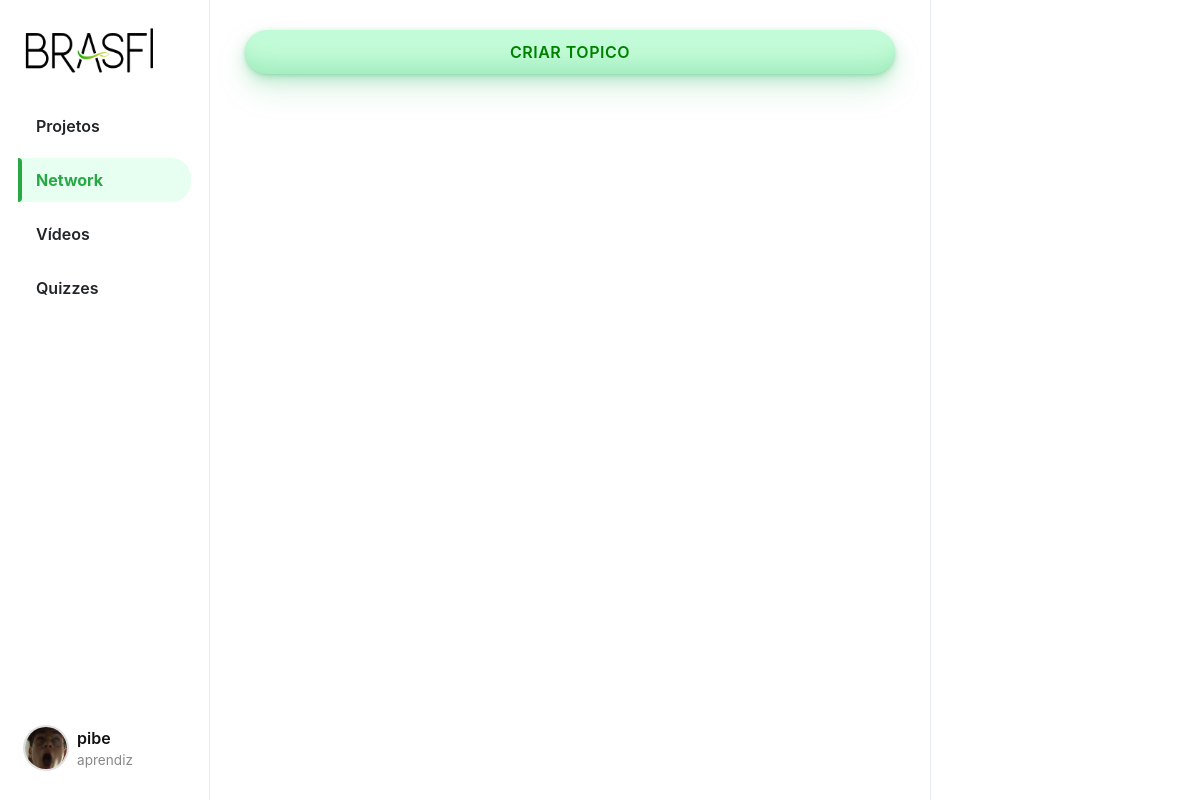
The app's page /networkhub (signed in) with its own data.
### App_BRASFI/models.py (models this page shows, shortened)
class User(AbstractUser):
    TIPO_USUARIO = (
        ('mentor', 'Mentor'),
        ('aprendiz', 'Aprendiz'),
    )
    profilePic = models.ImageField(upload_to='profile_pic/', blank=True, null=True)
    userType = models.CharField(max_length=10, choices=TIPO_USUARIO, default='aprendiz')

### App_BRASFI/views.py (the view)
# urls.py: path('networkhub', views.NetworkHubView, name='networkhub'),
@login_required
def NetworkHubView(request):
    return render(request, "networkhub.html", {
        "page": "networkhub"
    })

### App_BRASFI/templates/networkhub.html (shortened to what this page needs)
{% extends "layout.html" %}
{% load static %}
{% block body %}
    <button id="popup-btn" class="btn new-post-btn" onclick="">Criar Topico</button>
{% endblock %}

### App_BRASFI/templates/layout.html (shortened to what this page needs)
{% load static %}
<!DOCTYPE html>
<html lang="pt-br">
    <head>
        <link rel="stylesheet" href="https://cdnjs.cloudflare.com/ajax/libs/font-awesome/6.5.0/css/all.min.css">
        <link rel="stylesheet" href="https://stackpath.bootstrapcdn.com/bootstrap/4.4.1/css/bootstrap.min.css">
        <link href="{% static 'styles/hub.css' %}" rel="stylesheet">
        <link rel="stylesheet" href="{% static 'styles/likes.css' %}">
    </head>
    <body>
        <div class="body" data-page="{{page}}">
            <div class="sidenav">
                <a href="{% url 'App_BRASFI:projecthub' %}" class="navbar-brand">
                    <img src="{% static 'img/BRASFI_nobg.png' %}" height="50px">
                </a>
                <ul class="sidenav-menu">
                    <li class="nav-item {% if request.path == '/projecthub' %}active{% endif %}">
                        <a href="{% url 'App_BRASFI:projecthub' %}" class="nav-link">
                            <div>Projetos</div>
                        </a>
                    </li>
                    <li class="nav-item {% if request.path == '/networkhub' %}active{% endif %}">
                        <a href="{% url 'App_BRASFI:networkhub' %}" class="nav-link">
                            <div>Network</div>
                        </a>
                    </li>
                    <li class="nav-item {% if request.path == '/videos' %}active{% endif %}">
                        <a href="{% url 'App_BRASFI:videos' %}" class="nav-link">
                            <div>Vídeos</div>
                        </a>
                    </li>
                    <li class="nav-item {% if request.path == '/quizzes' %}active{% endif %}">
                        <a href="{% url 'App_BRASFI:quizzes' %}" class="nav-link">
                            <div>Quizzes</div>
                        </a>
                    </li>
                </ul>
                <div class="sidenav-user-wrapper">
                    <div class="user_account" onclick="toggleUserDropdown(event)">
                        <div class="small-profilepic" style="background-image: url('/media/{{ user.profilePic }}')"></div>
                        <div class="user-info">
                            <div class="username">{{ user.username }}</div>
                            <div class="user-type grey">{{ user.userType }}</div>
                        </div>
                    </div>
                </div>
            </div>
            <div class="main-div">
                <div class="left-div">
                    <div class="posts-view">
                        <div class="main-div-content">
                            {% block body %}
                            {% endblock %}
                        </div>
                    </div>
                </div>
            </div>
            <div class="right-div">
                <div class='right-div-content'>
                </div>
            </div>
        </div>
    </body>
</html>

### App_BRASFI/static/styles/hub.css (style rules this page uses)
.body { display: flex; min-height: 100%; font-family: Inter, sans-serif; }
.username { font-size: 1rem; font-weight: 600; color: #111; }
.user-type, .grey { font-size: 0.8rem; color: #657786; }
.new-post-btn { width: 95%; margin: 0 auto 0 auto; background-color: #c2fbd7; border-radius: 100px; box-shadow: rgba(44, 187, 99, .2) 0 -25px 18px -14px inset, rgba(44, 187, 99, .15) 0 1px 2px, rgba(44, 187, 99, .15) 0 2px 4px, rgba(44, 187, 99, .15) 0 4px 8px, rgba(44, 187, 99, .15) 0 8px 16px, rgba(44, 187, 99, .15) 0 16px 32px; color: green; cursor: pointer; font-size: 1rem; font-weight: 600; padding: 10px 24px; text-align: center; text-decoration: none; transition: all 0.3s ease-in-out; border: none; user-select: none; display: block; text-transform: uppercase; letter-spacing: 0.5px; }
.sidenav { position: fixed; left: 0%; width: 17.5%; height: 100%; background-color: #ffffff; padding: 20px 1.5% 0 1.5%; border-right: 1px solid #e6ecf0; z-index: 100; display: flex; flex-direction: column; }
.sidenav-menu { list-style: none; padding: 0; margin: 3vh 0; }
.sidenav-menu .nav-item { margin-bottom: 10px; position: relative; }
.sidenav-menu .nav-link { display: flex; align-items: center; font-size: 1rem; font-weight: 600; text-decoration: none; color: #212529; padding: 10px 18px; border-radius: 20px; transition: background-color 0.3s ease, color 0.3s ease, transform 0.3s ease; position: relative; overflow: hidden; }
.sidenav-menu .nav-link > div { display: flex; align-items: center; }
.sidenav-menu .nav-link::before { content: ''; position: absolute; height: 100%; width: 4px; background-color: #28a745; left: 0; top: 0; opacity: 0; transition: 0.3s ease; border-radius: 0 5px 5px 0; }
.sidenav-menu .nav-item.active .nav-link { background-color: #e6fff0; border-bottom-left-radius: 0px; border-top-left-radius: 0px; color: #28a745; font-weight: 700; }
.sidenav-menu .nav-item.active .nav-link::before { opacity: 1; }
.sidenav-user-wrapper { position: absolute; bottom: 20px; left: 0; width: 100%; padding: 0 15px; backdrop-filter: blur(6px); background-color: rgba(255, 255, 255, 0.8); border-radius: 20px 20px 0 0; }
.user_account { display: flex; align-items: center; padding: 10px; border-radius: 999px; transition: background-color 0.3s ease; cursor: pointer; }
.user-info { display: flex; margin-left: 10px; flex-direction: column; justify-content: center; }
.small-profilepic { width: 42px; height: 42px; border-radius: 50%; box-shadow: 0 0 0 2px #e0e0e0; overflow: hidden; background-size: cover; background-repeat: no-repeat; background-position: center; box-sizing: content-box; }
.main-div { position: relative; width: 60%; left: 17.5%; min-height: 100vh; }
.left-div { position: relative; }
.right-div { width: 22.5%; right: 0%; height: 100vh; position: fixed; background-color: white; border-left: .5px solid #e6ecf0; }
.right-div-content { height: 92.5vh; overflow: auto; padding-left: 1.5vw; padding-right: 1.5vw; }
.posts-view { display: flex; flex-direction: column; gap: 40px; padding: 30px 2.5% 20px 2.5%; max-width: 1100px; margin: auto; }
.user-type { font-size: 0.85rem; color: #888; }

### records on screen
User: profilePic (picture), username "pibe", userType "aprendiz"
